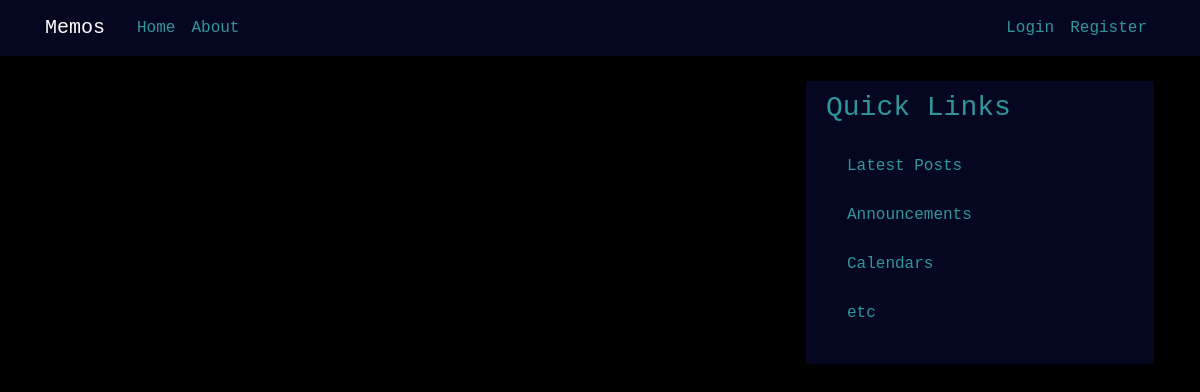
The page /memo/ on the database as committed earlier.
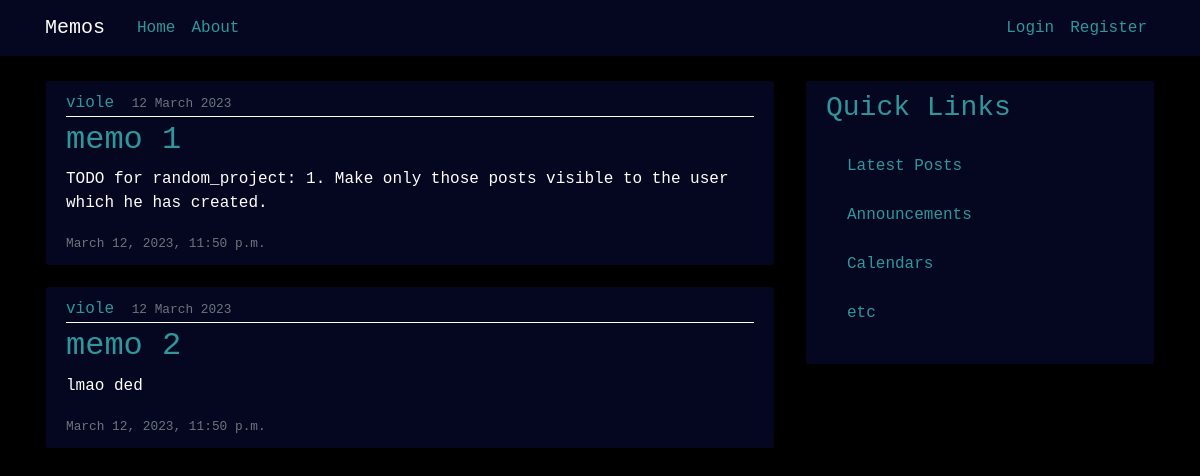
The same page on the database as committed later.
### memo/models.py (models this page shows, shortened)
class Post(models.Model):
    title = models.CharField(max_length=100)
    content = models.TextField()
    date_posted = models.DateTimeField(default=timezone.now)
    date_due = models.DateTimeField()
    author = models.ForeignKey(User, on_delete=models.CASCADE)

### memo/views.py (the view)
# urls.py: 2. Add a URL to urlpatterns:  path('', views.home, name='home')
def home(request):
    context = {
        'posts': Post.objects.all()
    }
    return render(request, 'memo/home.html', context)

### memo/templates/memo/home.html
{% extends "memo/base.html" %}
{% block content %}
    {% for post in posts %}
        <article class="media content-section">
            <div class="media-body">
            <div class="article-metadata">
                <a class="mr-2" href="#">{{ post.author }}</a>
                <small class="text-muted">{{ post.date_posted|date:"d F Y" }}</small>
            </div>
            <h2><a class="article-title" href="#">{{ post.title }}</a></h2>
            <p class="article-content">{{ post.content }}</p>
            <small class="text-muted">{{ post.date_due }}</small>
            </div>
        </article>
    {% endfor %}
{% endblock content %}

### memo/templates/memo/base.html (shortened to what this page needs)
{% load static %}
<!DOCTYPE html>
<html>
<head>
    <link rel="stylesheet" href="https://cdn.jsdelivr.net/npm/bootstrap@4.0.0/dist/css/bootstrap.min.css">
    <link rel="stylesheet" type="text/css" href="{% static 'memo/main.css' %}">
</head>
<body>
    <header class="site-header">
        <nav class="navbar navbar-expand-md navbar-dark bg-steel fixed-top">
          <div class="container">
            <a class="navbar-brand mr-4" href="{% url 'memo_home' %}">Memos</a>
            <div class="collapse navbar-collapse" id="navbarToggle">
              <div class="navbar-nav mr-auto">
                <a class="nav-item nav-link" href="{% url 'memo_home' %}">Home</a>
                <a class="nav-item nav-link" href="{% url 'memo_about' %}">About</a>
              </div>
              <div class="navbar-nav">
                {% if user.is_authenticated %}
                <a class="nav-item nav-link" href="{% url 'profile' %}">Profile</a>
                <a class="nav-item nav-link" href="{% url 'logout' %}">Logout</a>
                {% else %}
                  <a class="nav-item nav-link" href="{% url 'login' %}">Login</a>
                  <a class="nav-item nav-link" href="{% url 'register' %}">Register</a>
                {% endif %}
              </div>
            </div>
          </div>
        </nav>
    </header>
    <main role="main" class="container">
        <div class="row">
        <div class="col-md-8">
            {% block content %}{% endblock %}
        </div>
        <div class="col-md-4">
            <div class="content-section">
            <h3>Quick Links</h3>
            <p>
                <ul class="list-group">
                <li class="list-group-item">Latest Posts</li>
                <li class="list-group-item">Announcements</li>
                <li class="list-group-item">Calendars</li>
                <li class="list-group-item">etc</li>
                </ul>
            </p>
            </div>
        </div>
        </div>
    </main>
</body>
</html>

### memo/static/memo/main.css (style rules this page uses)
body { background: #000000; color: #ffffff; margin-top: 5rem; font-family: 'Courier New', Courier, monospace; }
h1, h2, h3, h4, h5, h6 { color: #2f979b; }
a { color: #2f979b; }
ul { margin: 0; background-color: #050720; color: #2f979b; }
.list-group-item { background-color: #050720; font-size: medium; }
.bg-steel { background-color: #050720; }
.site-header .navbar-nav .nav-link { color: #2f979b; }
.content-section { background: #050720; padding: 10px 20px; border: 1px solid #000000; border-radius: 3px; margin-bottom: 20px; }
.article-title { color: #2f979b; }
.article-content { white-space: pre-line; }
.article-metadata { padding-bottom: 1px; margin-bottom: 4px; border-bottom: 1px solid #ffffff }

Rows that differ between the two databases and show on the page:
added Post: author "viole", date_posted "12 March 2023", title "memo 1", content "TODO for random_project: 1. Make only those posts visible to the user which he has created.", date_due "March 12, 2023, 11:50 p.m."
added Post: author "viole", date_posted "12 March 2023", title "memo 2", content "lmao ded", date_due "March 12, 2023, 11:50 p.m."
